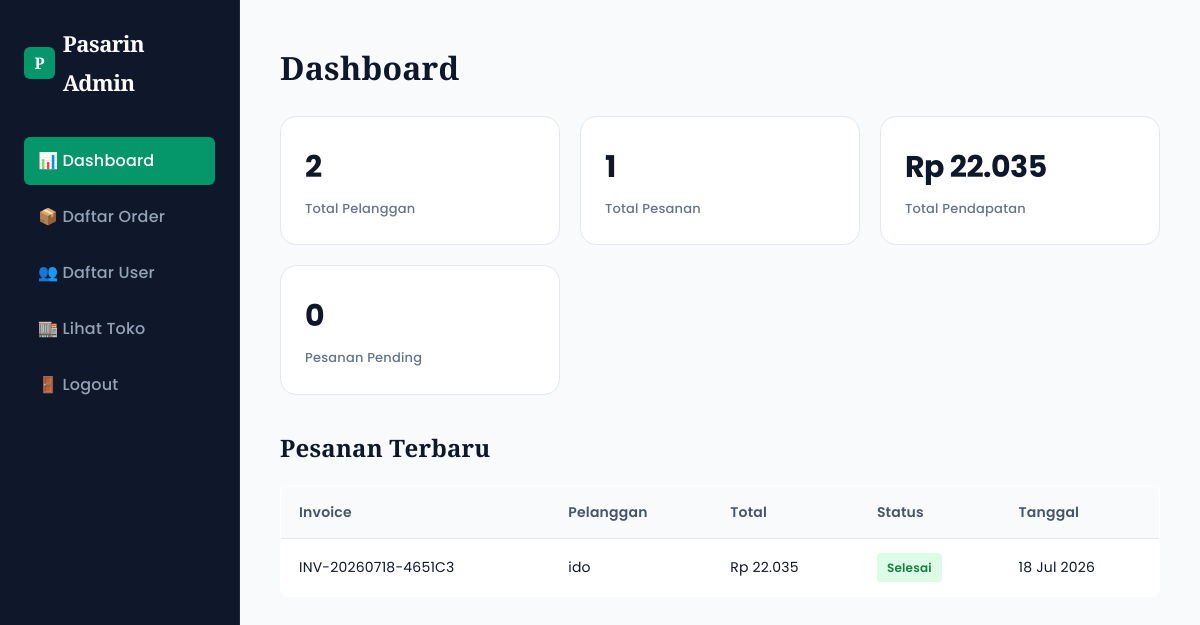
/admin/index.php (signed in), run on the app's committed database.
### tables this page shows
CREATE TABLE `orders` (
  `id` int(10) UNSIGNED NOT NULL,
  `user_id` int(10) UNSIGNED NOT NULL,
  `invoice` varchar(50) NOT NULL,
  `alamat` text NOT NULL,
  `kurir` varchar(50) NOT NULL,
  `layanan` varchar(50) DEFAULT NULL,
  `ongkir` decimal(12,2) NOT NULL DEFAULT 0.00,
  `total` decimal(12,2) NOT NULL DEFAULT 0.00,
  `status` enum('pending','diproses','dikirim','selesai','dibatalkan') NOT NULL DEFAULT 'pending',
  `created_at` datetime NOT NULL DEFAULT current_timestamp()
);

CREATE TABLE `users` (
  `id` int(10) UNSIGNED NOT NULL,
  `username` varchar(100) NOT NULL,
  `email` varchar(150) NOT NULL,
  `password` varchar(255) NOT NULL,
  `role` enum('customer','admin') NOT NULL DEFAULT 'customer',
  `created_at` datetime NOT NULL DEFAULT current_timestamp()
);

### includes/functions.php (called while the page is built, shortened)
<?php
function sanitize(?string $value): string
{
    return htmlspecialchars(trim($value ?? ''), ENT_QUOTES, 'UTF-8');
}
function formatRupiah(float $angka): string
{
    return 'Rp ' . number_format($angka, 0, ',', '.');
}

### admin/index.php (the view, shortened to what this page needs)
<?php
$pdo = getDBConnection();
$totalUsers  = $pdo->query('SELECT COUNT(*) AS total FROM users WHERE role = "customer"')->fetch()['total'];
$totalOrders = $pdo->query('SELECT COUNT(*) AS total FROM orders')->fetch()['total'];
$totalRevenue = $pdo->query('SELECT COALESCE(SUM(total), 0) AS total FROM orders WHERE status != "dibatalkan"')->fetch()['total'];
$pendingOrders = $pdo->query('SELECT COUNT(*) AS total FROM orders WHERE status = "pending"')->fetch()['total'];
$recentOrders = $pdo->query(
    'SELECT o.invoice, o.total, o.status, o.created_at, u.username
     FROM orders o JOIN users u ON u.id = o.user_id
     ORDER BY o.created_at DESC LIMIT 8'
)->fetchAll();
require_once __DIR__ . '/includes/admin_header.php';
?>
<h1 style="margin-bottom:20px;">Dashboard</h1>
<div class="stat-grid">
    <div class="stat-card">
        <div class="value"><?= (int) $totalUsers ?></div>
        <div class="label">Total Pelanggan</div>
    </div>
    <div class="stat-card">
        <div class="value"><?= (int) $totalOrders ?></div>
        <div class="label">Total Pesanan</div>
    </div>
    <div class="stat-card">
        <div class="value"><?= formatRupiah((float) $totalRevenue) ?></div>
        <div class="label">Total Pendapatan</div>
    </div>
    <div class="stat-card">
        <div class="value"><?= (int) $pendingOrders ?></div>
        <div class="label">Pesanan Pending</div>
    </div>
</div>
<h2 style="margin-bottom:16px;">Pesanan Terbaru</h2>
<table>
    <thead>
        <tr>
            <th>Invoice</th>
            <th>Pelanggan</th>
            <th>Total</th>
            <th>Status</th>
            <th>Tanggal</th>
        </tr>
    </thead>
    <tbody>
        <?php foreach ($recentOrders as $order): ?>
            <tr>
                <td><?= sanitize($order['invoice']) ?></td>
                <td><?= sanitize($order['username']) ?></td>
                <td><?= formatRupiah((float) $order['total']) ?></td>
                <td><span class="status-pill status-<?= sanitize($order['status']) ?>"><?= ucfirst(sanitize($order['status'])) ?></span></td>
                <td><?= date('d M Y', strtotime($order['created_at'])) ?></td>
            </tr>
        <?php endforeach; ?>
    </tbody>
</table>
<?php require_once __DIR__ . '/includes/admin_footer.php'; ?>

### assets/css/style.css (style rules this page uses)
:root { --primary: #059669; --primary-dark: #047857; --secondary: #10b981; --bg: #f8fafc; --card-bg: #ffffff; --text: #0f172a; --text-muted: #64748b; --border: #e2e8f0; --success: #16a34a; --danger: #ef4444; --radius: 8px; --shadow: 0 1px 3px 0 rgba(0, 0, 0, 0.05), 0 1px 2px -1px rgba(0, 0, 0, 0.05); --shadow-hover: 0 10px 15px -3px rgba(0, 0, 0, 0.05), 0 4px 6px -4px rgba(0, 0, 0, 0.05); }
* { box-sizing: border-box; margin: 0; padding: 0; }
body { font-family: 'Poppins', system-ui, sans-serif; background: var(--bg); color: var(--text); line-height: 1.6; -webkit-font-smoothing: antialiased; }
table { width: 100%; border-collapse: collapse; background: var(--card-bg); border: 1px solid var(--border); border-radius: var(--radius); overflow: hidden; }
th, td { padding: 14px 18px; text-align: left; border-bottom: 1px solid var(--border); font-size: 14px; }
th { background: #f8fafc; font-weight: 600; color: #475569; }
tr:last-child td { border-bottom: none; }
.status-pill { padding: 4px 10px; border-radius: 4px; font-size: 12px; font-weight: 600; display: inline-block; }
.status-selesai { background: #dcfce7; color: #15803d; }
.stat-grid { display: grid; grid-template-columns: repeat(auto-fit, minmax(220px, 1fr)); gap: 20px; margin-bottom: 32px; }
.stat-card { background: var(--card-bg); border: 1px solid var(--border); border-radius: var(--radius); padding: 24px; }
.stat-card .value { font-size: 30px; font-weight: 700; color: var(--text); letter-spacing: -0.5px; }
.stat-card .label { color: var(--text-muted); font-size: 13px; margin-top: 4px; font-weight: 500; }
h1,h2,h3,h4,h5,h6, .hero h1, .section-title, .brand, .product-detail h1 { font-family:'Playfair Display',serif; }
body { letter-spacing:.2px; line-height:1.75; }
.card,.product-card,.form-card,.cart-summary,.stat-card { border-radius:16px; }

### data on the page
orders: invoice "INV-20260718-4651C3", user.username "ido", total "Rp 22.035", status "Selesai", created_at "18 Jul 2026"

### other printed values
$totalUsers "2"
$totalOrders "1"
formatRupiah((float) $totalRevenue) "Rp 22.035"
$pendingOrders "0"
